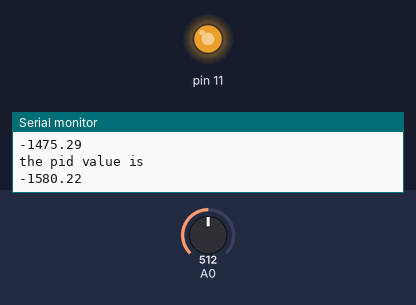
Recording of a sketch running on a simulated Arduino Uno, built with avr-gcc and run on an emulated ATmega328P. On the bench: output pins drawn as LEDs (lit = HIGH), the last lines printed to the serial monitor. Inputs (shaded band) come from the test bench; at power-on: A0 = 512.

Above: at 1.25 s.
1.3 s: A0 set to 716
At 1.45 s:
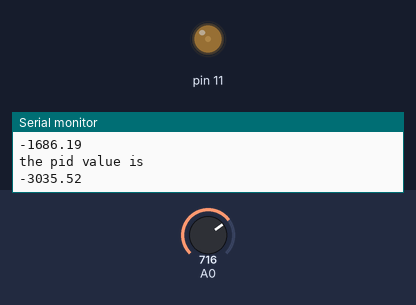
4.3 s: A0 set to 900
At 4.47 s:
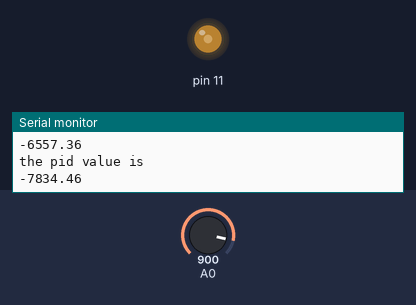
Timing chart, 0 to 13.3 s (numbered marks = the images above; inputs shaded):
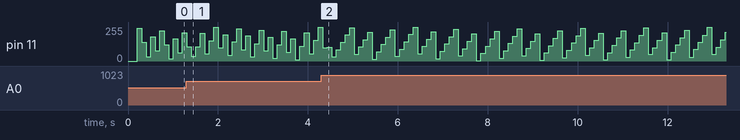

The sketch:

pid.ino
```cpp
double kp=2;
double ke=5;
double kd=1;
unsigned long currentTime, previousTime;
double elapsedTime;
double error;
double lastError;
double input, output, setPoint;
double cumError, rateError;

void setup() {
Serial.begin(9600);
pinMode(11, OUTPUT);
setPoint=40;

}

void loop() {
  input=analogRead(A0)*0.488;
  output=pid(input);
  delay(100);
  analogWrite(11,output);
  Serial.println("the pid value is\n");
  Serial.println(String(output));
}
double pid(double inp ){
  currentTime=millis();
  elapsedTime=(double)(currentTime-previousTime)*0.001;
  error=setPoint-inp;
  cumError+=error*elapsedTime;
  rateError=(error-lastError)/elapsedTime;
  double pid=kp*error+ke*cumError+kd*rateError;
  lastError=error;
  previousTime=currentTime;
  return pid;
}
```
